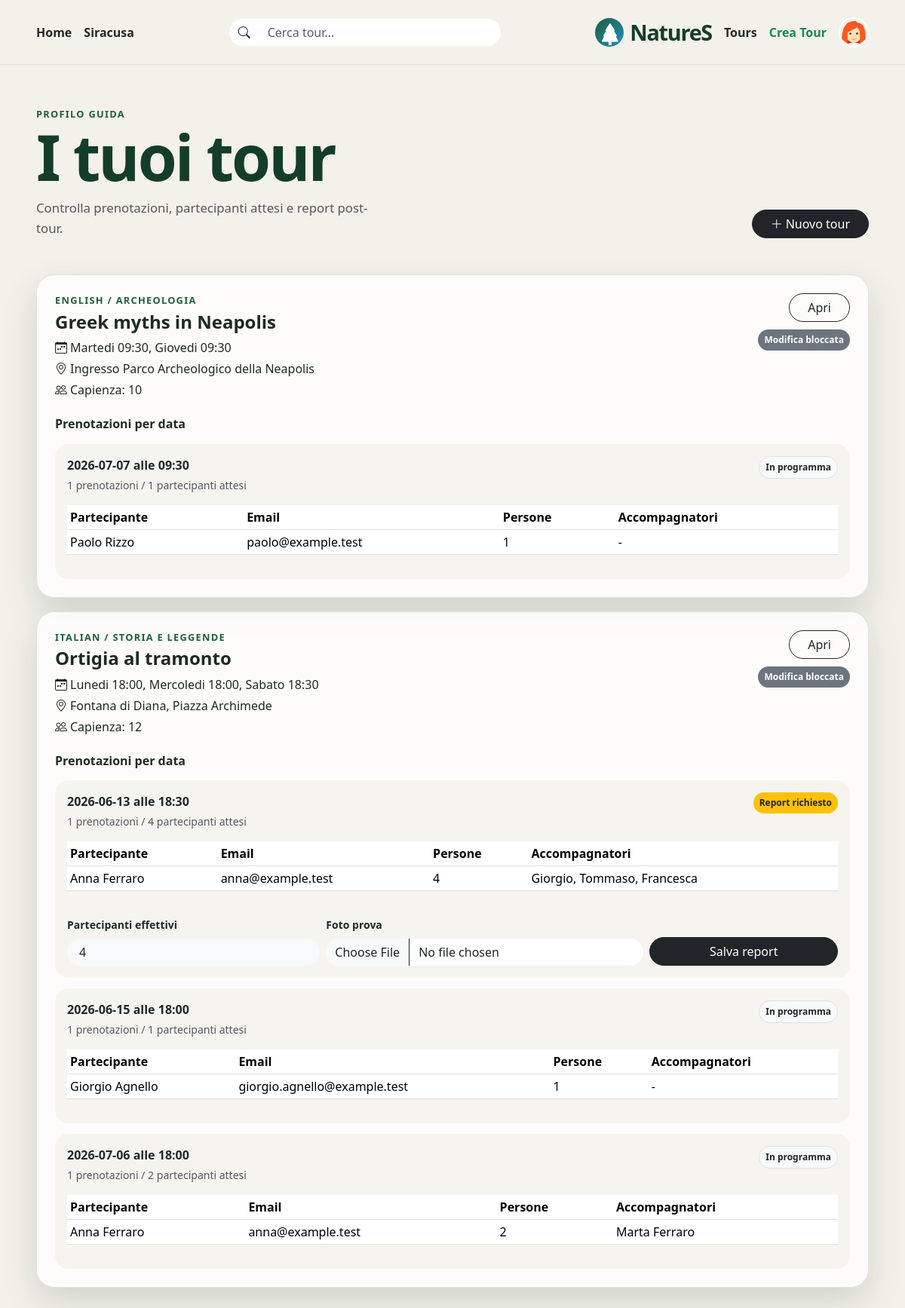
Page /guide/profile (signed in) on the committed database.
### tables this page shows
CREATE TABLE tours (
    id INTEGER PRIMARY KEY AUTOINCREMENT,
    guide_id INTEGER NOT NULL,
    title TEXT NOT NULL,
    theme TEXT NOT NULL,
    meeting_point TEXT NOT NULL,
    duration_mins INTEGER NOT NULL CHECK (duration_mins > 0),
    language TEXT NOT NULL,
    max_participants INTEGER NOT NULL CHECK (max_participants > 0),
    description TEXT NOT NULL,
    created_at TEXT NOT NULL DEFAULT CURRENT_TIMESTAMP,
    FOREIGN KEY (guide_id) REFERENCES users (id) ON DELETE CASCADE
);

CREATE TABLE tour_schedule (
    id INTEGER PRIMARY KEY AUTOINCREMENT,
    tour_id INTEGER NOT NULL,
    weekday INTEGER NOT NULL CHECK (weekday BETWEEN 0 AND 6),
    start_time TEXT NOT NULL,
    FOREIGN KEY (tour_id) REFERENCES tours (id) ON DELETE CASCADE,
    UNIQUE (tour_id, weekday)
);

CREATE TABLE reservations (
    id INTEGER PRIMARY KEY AUTOINCREMENT,
    user_id INTEGER NOT NULL,
    tour_id INTEGER NOT NULL,
    tour_date TEXT NOT NULL,
    num_people INTEGER NOT NULL CHECK (num_people BETWEEN 1 AND 4),
    extra_names TEXT,
    status TEXT NOT NULL DEFAULT 'booked' CHECK (status IN ('booked', 'cancelled')),
    created_at TEXT NOT NULL DEFAULT CURRENT_TIMESTAMP,
    cancelled_at TEXT,
    FOREIGN KEY (user_id) REFERENCES users (id) ON DELETE CASCADE,
    FOREIGN KEY (tour_id) REFERENCES tours (id) ON DELETE CASCADE,
    UNIQUE (user_id, tour_id, tour_date)
);

CREATE TABLE users (
    id INTEGER PRIMARY KEY AUTOINCREMENT,
    first_name TEXT NOT NULL,
    last_name TEXT NOT NULL,
    email TEXT NOT NULL,
    password TEXT NOT NULL,
    role TEXT NOT NULL CHECK (role IN ('guide', 'participant')),
    languages TEXT,
    created_at TEXT NOT NULL DEFAULT CURRENT_TIMESTAMP,
    UNIQUE (email, role)
);

### app.py (the view)
@app.route("/guide/profile")
@login_required
def guide_profile():
    denied = require_role("guide")
    if denied:
        return denied
    conn = get_db_connection()
    rows = conn.execute(
        """
        SELECT tours.*, users.first_name AS guide_first_name,
               users.last_name AS guide_last_name
        FROM tours
        JOIN users ON users.id = tours.guide_id
        WHERE guide_id = ?
        ORDER BY tours.created_at DESC, tours.id DESC
        """,
        (current_user.id,),
    ).fetchall()
    tours = []
    now = dt.datetime.now()
    for row in rows:
        tour = enrich_tour(conn, row)
        groups = conn.execute(
            """
            SELECT tour_date, COUNT(*) AS reservation_count,
                   COALESCE(SUM(num_people), 0) AS people_count
            FROM reservations
            WHERE tour_id = ? AND status = 'booked'
            GROUP BY tour_date
            ORDER BY tour_date
            """,
            (tour["id"],),
        ).fetchall()
        tour["reservation_dates"] = []
        for group in groups:
            tour_date = parse_iso_date(group["tour_date"])
            schedule = get_schedule_for_date(conn, tour["id"], tour_date)
            start_time = schedule["start_time"] if schedule else "-"
            start_dt = tour_datetime(tour_date, start_time) if schedule else None
            report = conn.execute(
                "SELECT * FROM tour_reports WHERE tour_id = ? AND tour_date = ?",
                (tour["id"], group["tour_date"]),
            ).fetchone()
            reservations = conn.execute(
                """
                SELECT reservations.*, users.first_name, users.last_name, users.email
                FROM reservations
                JOIN users ON users.id = reservations.user_id
                WHERE reservations.tour_id = ?
                  AND reservations.tour_date = ?
                  AND reservations.status = 'booked'
                ORDER BY reservations.id
                """,
                (tour["id"], group["tour_date"]),
            ).fetchall()
            tour["reservation_dates"].append(
                {
                    "date": group["tour_date"],
                    "start_time": start_time,
                    "reservation_count": group["reservation_count"],
                    "people_count": group["people_count"],
                    "reservations": reservations,
                    "report": report,
                    "can_report": bool(start_dt and start_dt < now),
                }
            )
        tours.append(tour)
    conn.close()
    return render_template("guide_profile.html", tours=tours)

### templates/guide_profile.html (shortened to what this page needs)
{% extends 'base.html' %}
{% block content %}
<main class="container-fluid px-3 px-lg-5 py-4 py-lg-5">
  <header class="mb-4 mb-lg-5">
    <div class="d-flex flex-column flex-lg-row justify-content-between gap-3">
      <div>
        <p class="section-label mb-2">Profilo guida</p>
        <h1 class="homepage-title mb-3">I tuoi tour</h1>
        <p class="homepage-text mb-0 text-muted">
          Controlla prenotazioni, partecipanti attesi e report post-tour.
        </p>
      </div>
      <div class="align-self-lg-end">
        <a class="btn btn-dark rounded-pill px-4" href="{{ url_for('create_tour') }}">
          <i class="bi bi-plus-lg me-1"></i>Nuovo tour
        </a>
      </div>
    </div>
  </header>
  <section class="profile-list">
    {% for tour in tours %}
      <article class="profile-card">
        <div class="profile-card-main">
          <div>
            <p class="section-label mb-1">{{ tour.language }} / {{ tour.theme }}</p>
            <h2 class="h4 fw-bold mb-2">{{ tour.title }}</h2>
            <p class="mb-1"><i class="bi bi-calendar-week me-1"></i>{{ tour.schedule_label }}</p>
            <p class="mb-1"><i class="bi bi-geo-alt me-1"></i>{{ tour.meeting_point }}</p>
            <p class="mb-0"><i class="bi bi-people me-1"></i>Capienza: {{ tour.max_participants }}</p>
          </div>
          <div class="profile-card-actions">
            <a class="btn btn-outline-dark rounded-pill px-4" href="{{ url_for('tour_detail', id=tour.id) }}">Apri</a>
            {% if tour.can_edit %}
              <a class="btn btn-outline-success rounded-pill px-4" href="{{ url_for('edit_tour', id=tour.id) }}">Modifica</a>
            {% else %}
              <span class="badge text-bg-secondary rounded-pill p-2">Modifica bloccata</span>
            {% endif %}
          </div>
        </div>
        <div class="reservation-block mt-4">
          <h3 class="h6 fw-bold mb-3">Prenotazioni per data</h3>
          {% for group in tour.reservation_dates %}
            <section class="reservation-date">
              <div class="reservation-date-head">
                <div>
                  <p class="mb-1 fw-bold">{{ group.date }} alle {{ group.start_time }}</p>
                  <p class="small text-muted mb-0">
                    {{ group.reservation_count }} prenotazioni / {{ group.people_count }} partecipanti attesi
                  </p>
                </div>
                {% if group.report %}
                  <span class="badge text-bg-success rounded-pill p-2">Report inviato: {{ group.report.actual_participants }} presenti</span>
                {% elif group.can_report %}
                  <span class="badge text-bg-warning text-dark rounded-pill p-2">Report richiesto</span>
                {% else %}
                  <span class="badge text-bg-light text-dark border rounded-pill p-2">In programma</span>
                {% endif %}
              </div>
              <div class="table-responsive mt-3">
                <table class="table table-sm align-middle">
                  <thead>
                    <tr>
                      <th>Partecipante</th>
                      <th>Email</th>
                      <th>Persone</th>
                      <th>Accompagnatori</th>
                    </tr>
                  </thead>
                  <tbody>
                    {% for reservation in group.reservations %}
                      <tr>
                        <td>{{ reservation.first_name }} {{ reservation.last_name }}</td>
                        <td>{{ reservation.email }}</td>
                        <td>{{ reservation.num_people }}</td>
                        <td>{{ reservation.extra_names or '-' }}</td>
                      </tr>
                    {% endfor %}
                  </tbody>
                </table>
              </div>
              {% if group.can_report %}
                <form class="report-form mt-3" action="{{ url_for('submit_report', tour_id=tour.id, tour_date=group.date) }}" method="POST" enctype="multipart/form-data">
                  <div class="row g-2 align-items-end">
                    <div class="col-md-4">
                      <label class="form-label small fw-bold" for="actual{{ tour.id }}{{ loop.index }}">Partecipanti effettivi</label>
                      <input id="actual{{ tour.id }}{{ loop.index }}" class="form-control rounded-pill bg-light border-0 px-3" type="number" name="actual_participants" min="0" max="{{ group.people_count }}" value="{{ group.report.actual_participants if group.report else group.people_count }}" required>
                    </div>
                    <div class="col-md-5">
                      <label class="form-label small fw-bold" for="evidence{{ tour.id }}{{ loop.index }}">Foto prova</label>
                      <input id="evidence{{ tour.id }}{{ loop.index }}" class="form-control rounded-pill border-0" type="file" name="evidence_photo" accept="image/*" required>
                    </div>
                    <div class="col-md-3 d-grid">
                      <button class="btn btn-dark rounded-pill" type="submit">Salva report</button>
                    </div>
                  </div>
                </form>
              {% endif %}
            </section>
          {% else %}
            <p class="small text-muted mb-0">Nessuna prenotazione ricevuta per questo tour.</p>
          {% endfor %}
        </div>
      </article>
    {% else %}
      <div class="empty-state">
        <h2 class="h5 fw-bold">Non hai ancora pubblicato tour</h2>
        <p class="text-muted mb-3">Crea il primo itinerario guidato per Siracusa.</p>
        <a class="btn btn-dark rounded-pill px-4" href="{{ url_for('create_tour') }}">Crea tour</a>
      </div>
    {% endfor %}
  </section>
</main>
{% endblock %}

### templates/base.html (shortened to what this page needs)
<!doctype html>
<html lang="it">
  <head>
    <link href="https://cdn.jsdelivr.net/npm/bootstrap@5.3.3/dist/css/bootstrap.min.css" rel="stylesheet">
    <link href="https://cdn.jsdelivr.net/npm/bootstrap-icons@1.11.3/font/bootstrap-icons.css" rel="stylesheet">
    <link href="{{ url_for('static', filename='assets/css/style.css') }}" rel="stylesheet">
  </head>
  <body>
    <header class="sticky-top">
      <nav class="navbar navbar-expand-lg py-3">
        <div class="container-fluid px-3 px-lg-5">
          <div class="navbar-desktop d-none d-lg-grid align-items-center">
            <a class="nav-link" href="{{ url_for('index') }}">Home</a>
            <a class="nav-link" href="{{ url_for('about') }}">Siracusa</a>
            <form class="search-box m-0" role="search" action="{{ url_for('hiking') }}" method="get">
              <div class="input-group rounded-pill overflow-hidden">
                <span class="input-group-text"><i class="bi bi-search"></i></span>
                <input class="form-control" name="q" type="search" placeholder="Cerca tour..." aria-label="Cerca tour">
              </div>
            </form>
            <a class="navbar-brand natures-logo d-flex align-items-center gap-2 m-0" href="{{ url_for('index') }}">
              <span class="logo-icon"><i class="bi bi-tree-fill"></i></span>
              <span>NatureS</span>
            </a>
            <a class="nav-link nav-guides" href="{{ url_for('hiking') }}">Tours</a>
            {% if current_user.is_authenticated and current_user.role == 'guide' %}
              <a class="nav-link nav-create fw-bold text-success" href="{{ url_for('create_tour') }}">Crea Tour</a>
            {% else %}
              <span class="nav-create"></span>
            {% endif %}
            <div class="dropdown user-dropdown justify-self-end">
              <button class="btn p-0 border-0 rounded-circle" type="button" data-bs-toggle="dropdown" aria-expanded="false" aria-label="Apri menu utente">
                <img class="avatar rounded-circle" src="{{ url_for('static', filename='assets/img/user1.png') }}" alt="Avatar utente">
              </button>
            </div>
          </div>
        </div>
      </nav>
    </header>
    {% block content %}{% endblock %}
  </body>
</html>

### rows in the picture
tours: language "ENGLISH", theme "ARCHEOLOGIA", title "Greek myths in Neapolis", meeting_point "Ingresso Parco Archeologico della Neapolis"
tour_schedule: date "2026-07-07", start_time "09:30", reservation_count "1", people_count "1", shows "In programma"
reservations: first_name "Paolo", last_name "Rizzo", email "paolo@example.test", num_people "1", extra_names "-"
tours: language "ITALIAN", theme "STORIA E LEGGENDE", title "Ortigia al tramonto", meeting_point "Fontana di Diana, Piazza Archimede"
tour_schedule: date "2026-06-13", start_time "18:30", reservation_count "1", people_count "4", shows "Report richiesto", actual_participants "4"
reservations: first_name "Anna", last_name "Ferraro", email "anna@example.test", num_people "4", extra_names "Giorgio, Tommaso, Francesca"
tour_schedule: date "2026-06-15", start_time "18:00", reservation_count "1", people_count "1", shows "In programma", date "2026-07-06", people_count "2"
reservations: first_name "Giorgio", last_name "Agnello", email "giorgio.agnello@example.test", num_people "1", extra_names "-"
reservations: first_name "Anna", last_name "Ferraro", email "anna@example.test", num_people "2", extra_names "Marta Ferraro"

### other values in the picture
{{ tour.schedule_label }} "Martedi 09:30, Giovedi 09:30" "Lunedi 18:00, Mercoledi 18:00, Sabato 18:30"
{{ tour.max_participants }} "10" "12"
